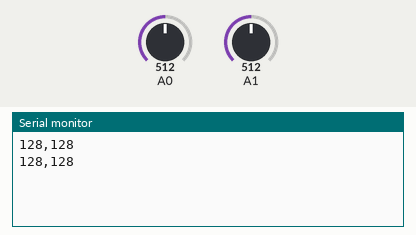
Recording of a sketch running on a simulated Arduino Uno, built with avr-gcc and run on an emulated ATmega328P. Shown: the last lines printed to the serial monitor. The inputs (shaded band) are chosen by the test bench; at power-on: A0 = 512, A1 = 512.

Above: at 1.8 s.
1.9 s: A0 set to 716
At 2.8 s:
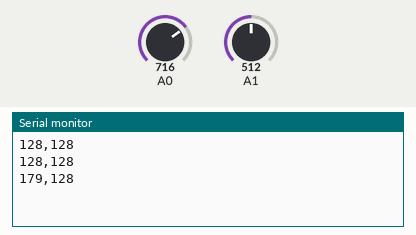
3.4 s: A1 set to 716
At 4.7 s:
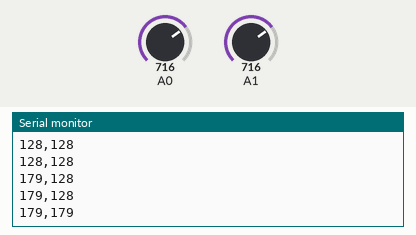
4.9 s: A0 set to 900
At 5.8 s:
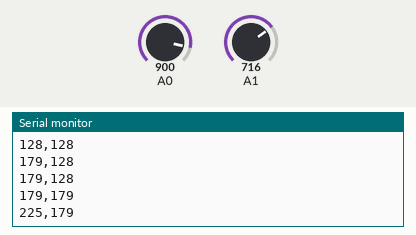
6.4 s: A1 set to 900
At 7.5 s:
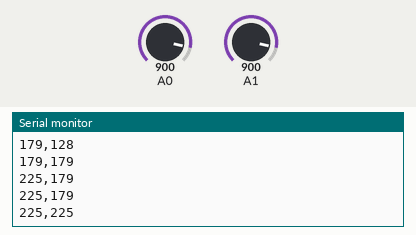
Timing chart, 0 to 8.9 s (numbered marks = the images above; inputs shaded):
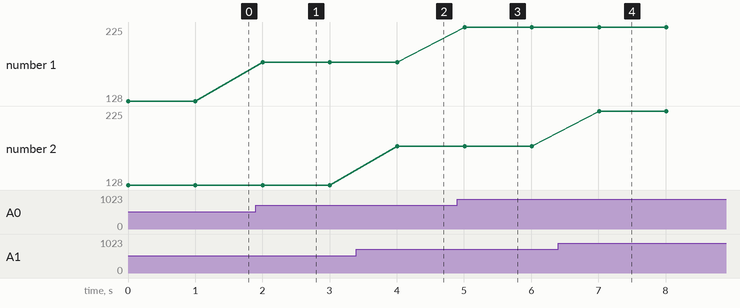

Measured:
- after the input at 1.9 s, the serial monitor: prints a new line after 0.10 s (image 1)
- after the input at 3.4 s, the serial monitor: prints a new line after 0.61 s (image 2)
- after the input at 4.9 s, the serial monitor: prints a new line after 0.11 s (image 3)
- after the input at 6.4 s, the serial monitor: prints a new line after 0.61 s (image 4)
- plotted number 1: 128 → 179 after the input at 1.9 s, 179 → 225 after the input at 4.9 s

The sketch:

class6.ino
```cpp
byte fsr1;
byte fsr2;

void setup() {
  Serial.begin(9600);

}

void loop() {
    fsr1 = analogRead(A0) / 4;
    delay(1);
    fsr2 = analogRead(A1) /4;


    Serial.print(fsr1);
    Serial.print(',');
    Serial.println(fsr2);
    delay(1000);
}
```
